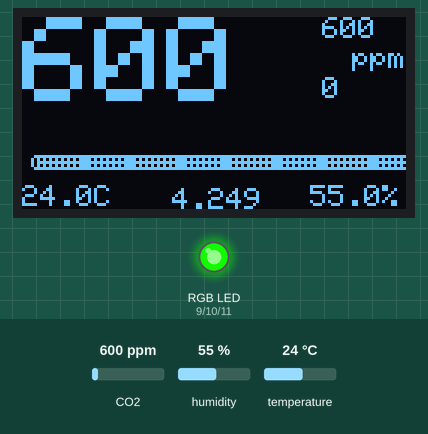
This sketch was run on a simulated Arduino Uno, built with avr-gcc and run on an emulated ATmega328P. Parts: 128×64 one-colour display, an RGB LED mixed from three pins (HIGH = lit). Inputs (shaded band) come from the test bench; at power-on: CO2 600 ppm, humidity 55 %, temperature 24 °C. Dim RGB values are drawn brighter than linear; the display library's start-up logo is not drawn.

Above: at 5.2 s.
5.3 s: CO2 set to 1050 ppm
At 14.8 s:
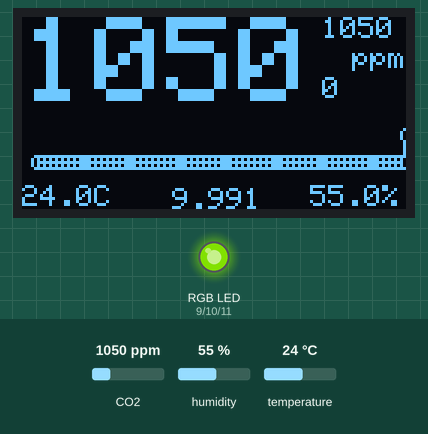
15.7 s: CO2 set to 1700 ppm
At 25.4 s:
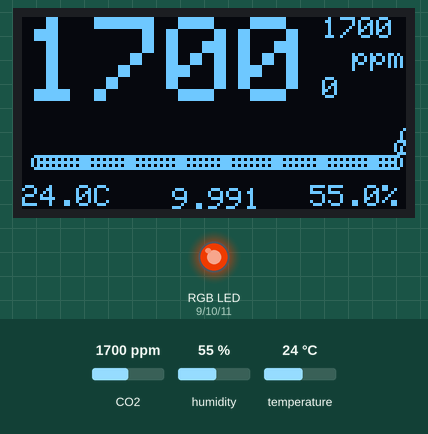
25.7 s: CO2 set to 2350 ppm
At 35.4 s:
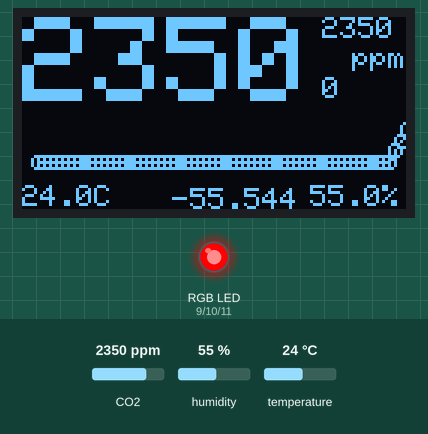
35.7 s: humidity set to 22 %
At 45.1 s:
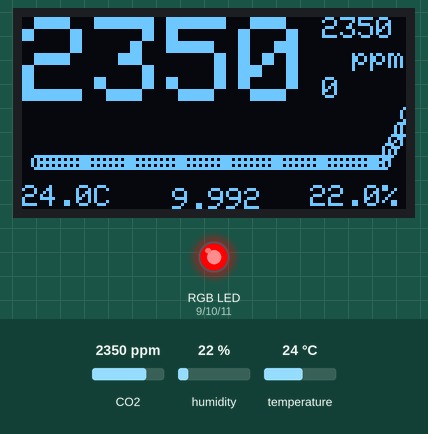
45.7 s: temperature set to 12 °C
At 54.8 s:
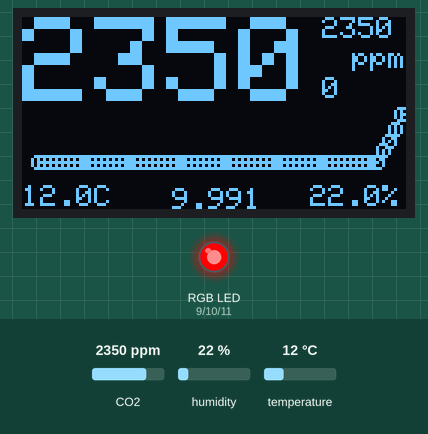
Timing chart, 0 to 56.3 s (numbered marks = the images above; inputs shaded):
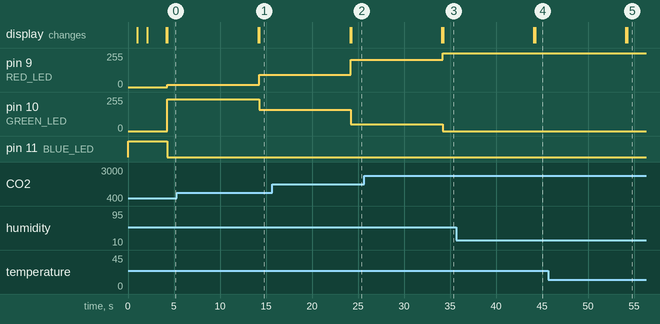

Measured:
- after the input at 5.3 s, pin 9 (RED_LED): 17/255 → 93/255 after 8.9 s; pin 10 (GREEN_LED): 238/255 → 161/255 after 8.9 s
- after the input at 15.7 s, pin 9 (RED_LED): 93/255 → 204/255 after 8.5 s; pin 10 (GREEN_LED): 161/255 → 50/255 after 8.5 s
- after the input at 25.7 s, pin 9 (RED_LED): 204/255 → 255/255 after 8.5 s; pin 10 (GREEN_LED): 50/255 → 0/255 after 8.5 s

The sketch:

scd30-oled-chart-rgb.ino
```cpp
// scd30 oled chart

#include "SparkFun_SCD30_Arduino_Library.h"
#include <Wire.h>
#include <SPI.h>
#include <Adafruit_GFX.h>
#include <Adafruit_SSD1306.h>

SCD30 airSensor;

#define SCREEN_WIDTH 128 // OLED display width, in pixels
#define SCREEN_HEIGHT 64 // OLED display height, in pixels
#define OLED_RESET     -1 // Reset pin # (or -1 if sharing Arduino reset pin)
Adafruit_SSD1306 display(SCREEN_WIDTH, SCREEN_HEIGHT, &Wire, OLED_RESET);

int RED_LED = 9;
int GREEN_LED = 10;
int BLUE_LED = 11;

void showColor(int r, int g, int b) {

  analogWrite(RED_LED, r);
  analogWrite(GREEN_LED, g);
  analogWrite(BLUE_LED, b);
}

void showDanger(float danger) {
  if(danger == -1.){
    showColor(0,0,255);
    return;
  }

  // 255   0   0   -> 1.0
  // 255 255   0   -> 0.5
  //   0 255   0   -> 0.0
  int red, green, blue;

  blue = 0;
  red = 255 * danger;
  green = 255 * (1 - danger);

  showColor(red, green, blue);
}

void setup()
{
  //initialize rgb led
  pinMode(RED_LED, OUTPUT);
  pinMode(GREEN_LED, OUTPUT);
  pinMode(BLUE_LED, OUTPUT);
  showColor(0,0,255);


  // initialize sdc30
  if (airSensor.begin() == false)
  {
    while (1)
      ;
  }
  delay(1000);

  // initialize oled
  if (!display.begin(SSD1306_SWITCHCAPVCC, 0x3C))   {
    while (1)
      ;
  }
  delay(1000);

  display.display();
  //delay(2000); // Pause for 2 seconds
  display.clearDisplay();
  display.setTextSize(3);
  display.setTextColor(WHITE);
  display.setCursor(0, 0);
  display.println("CO2-\nMonitor");
  display.setTextSize(2);
  display.setTextColor(WHITE);
  display.println("starting...");
  display.display();
  delay(2000);
}


int dataLen = 60;
int data [60];

void showData(int co2ppm, float temperature, float humidity) {

  // add new measurement to data buffer and remove oldest entry
  for (int di = 0; di < dataLen - 1; di++)
  {
    data[di] = data[di + 1];
  }
  data[dataLen - 1] = co2ppm;

  // print text for CO2 measurement
  display.clearDisplay();
  display.setTextColor(WHITE);
  display.setCursor(0, 10);
  display.setTextSize(1);
  display.setTextSize(4);
  display.setCursor(0, 0);
  display.print(co2ppm);
  display.setTextSize(1);
  display.setCursor(110, 10);
  display.print("ppm");

  // print text for temperature and humidity measurements
  display.setTextSize(1);
  display.setCursor(0, 56);
  display.print(temperature, 1);
  display.setTextSize(1);
  display.print("C           ");
  display.setTextSize(1);
  display.print(humidity, 1);
  display.setTextSize(1);
  display.print("%");

  // find maximum and minimum CO2 values in data buffer
  float minData = 32767;
  float maxData = -32768;
  int len = sizeof(data) / sizeof(data[0]);
  for (int i = 0; i < len; i++) {
    if (data[i] > maxData) maxData = data[i];
    if (data[i] < minData) minData = data[i];
  }

  // print text for maximum and minimum values of CO2
  display.setTextSize(1);
  display.setCursor(100, 20);
  display.print(minData, 0);
  display.setTextSize(1);
  display.setCursor(100, 0);
  display.print(maxData, 0);

  // calculate stepsize for chart
  float xStep = float(display.width()) / float(len);

  // draw a line from the previous data point to the current data point for all data points
  int previousY = 48 - ((data[0] - minData) / (maxData - minData)) * 16;
  int previousX = 5;
  for (int i = 0; i < len; i++) {
    int x = xStep * i;
    int y = ((data[i] - minData) / (maxData - minData)) * 16; //
    display.drawCircle(x + 5, 48 - y , 2, SSD1306_WHITE);
    display.drawLine(previousX, previousY, x + 5, 48 - y, SSD1306_WHITE);
    previousX = x + 5;
    previousY = 48 - y;
  }

  // oled display
  display.display();
  delay(100);

  // rgb output
  int red_ppm = 2000;
  int green_ppm = 500;
  float danger = -1.;
    if (co2ppm < 500 && co2ppm >= 0)
    {
      danger = -1;
    }
    else if ( co2ppm < red_ppm && co2ppm >= 0)
    {
      danger = (co2ppm - green_ppm) / float(red_ppm - green_ppm);
    }
    else
    {
      danger = 1.0;
    }
    showDanger(danger);

}

long long tick;
void loop()
{
  // wait for new data available
  if (airSensor.dataAvailable()) {

    // acquire and show data
    int co2 = airSensor.getCO2(); //Cut off decimal as co2 is 0 to 10,000
    float humidity = airSensor.getHumidity();
    float temperature = airSensor.getTemperature();
    showData(co2, temperature, humidity);

    // print screen refresh rate in seconds. when data buffer length is 60, this is also the time shown in the graph in minutes.
    int tock = millis();
    display.setCursor(50, 57);
    display.setTextSize(1);
    display.println((tock - tick) / 1000., 3);
    display.display();
    tick = tock;

    //delay(2700); // 3.015
    delay(10000-300);
  }
  delay(100);
}
```
